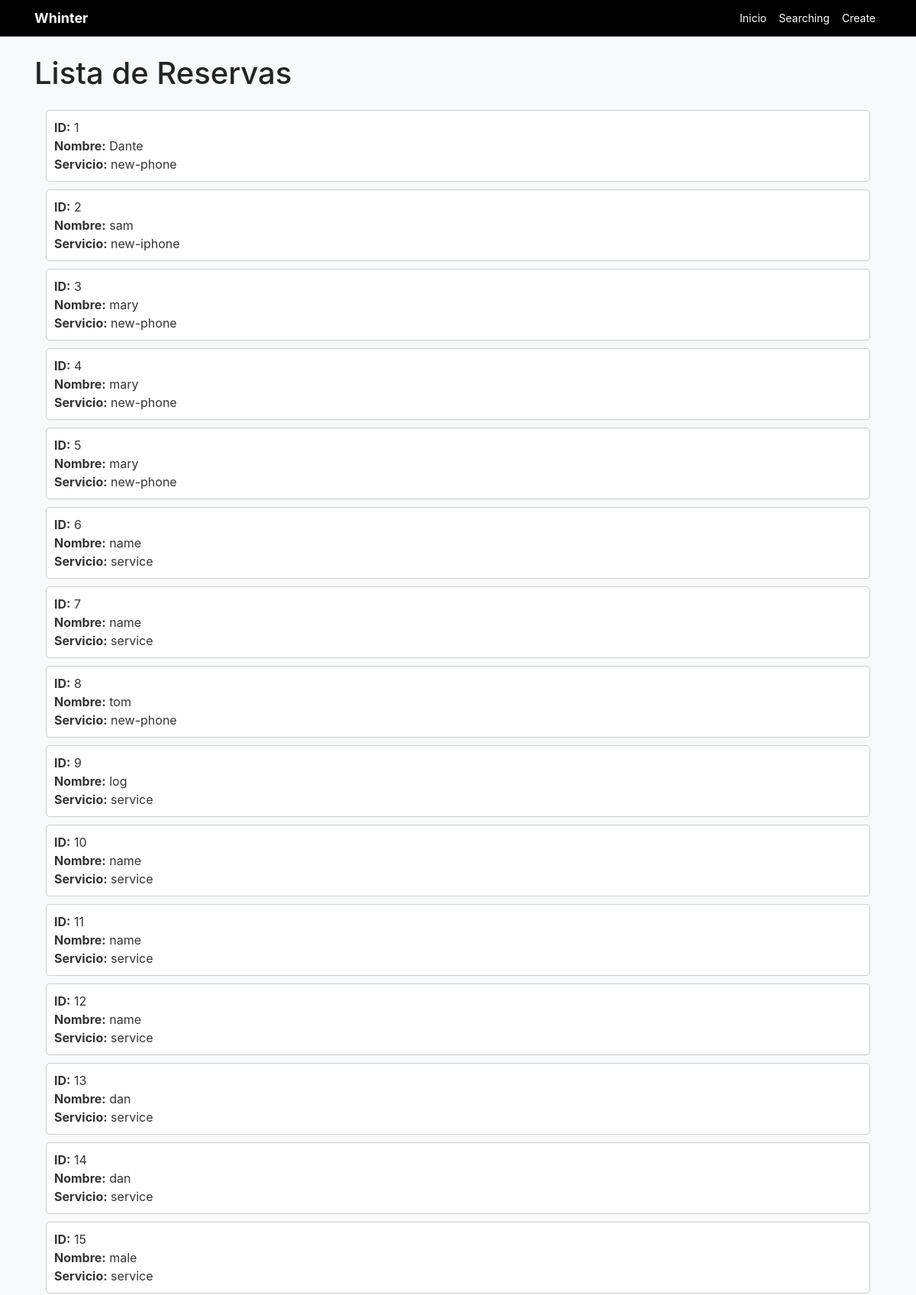
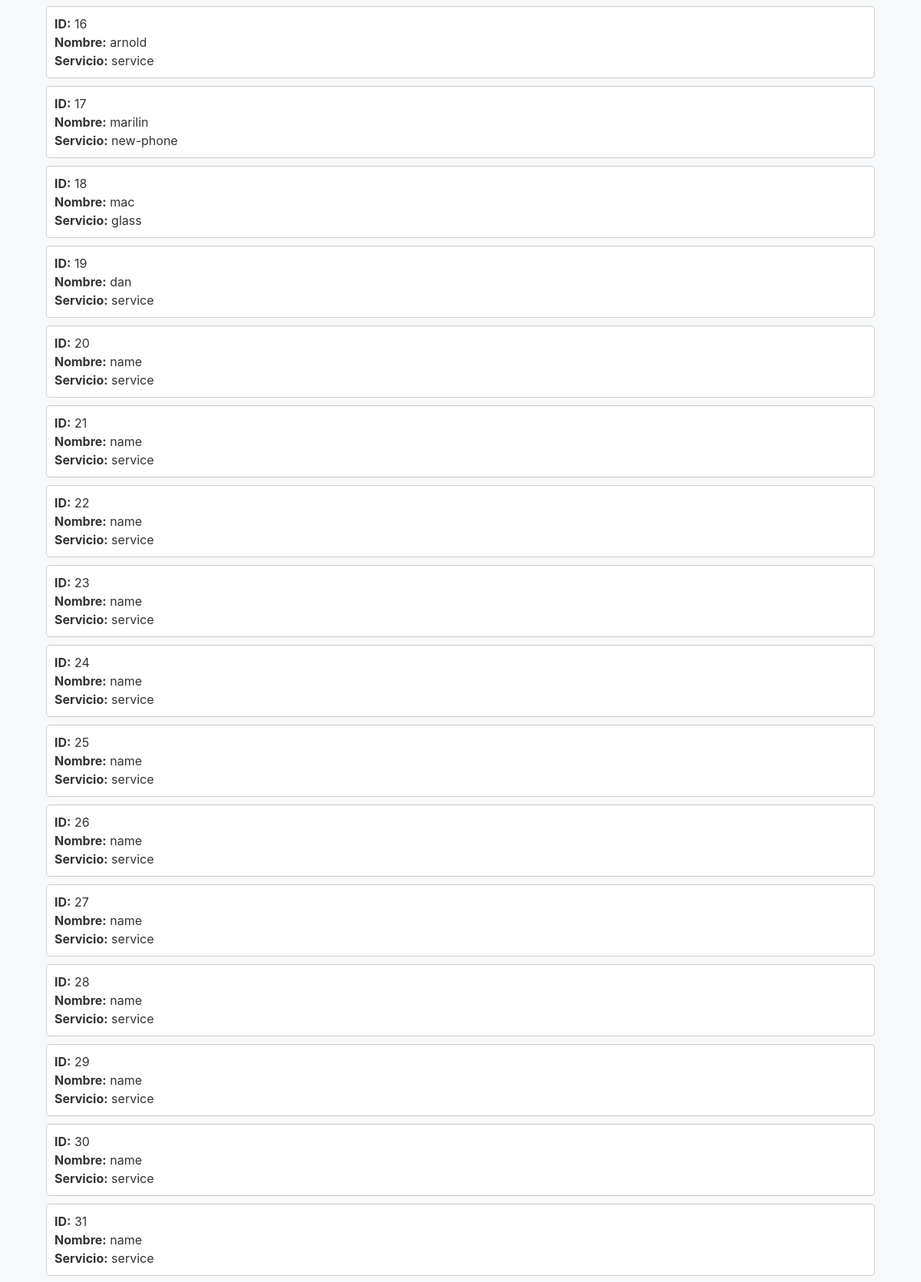
The app's page /whinter/list/ (upper part) with its own data (2 pictures, top to bottom).
### whinter/models.py (models this page shows, shortened)
class Booking(models.Model):
    name = models.CharField(max_length=50)
    service = models.CharField(max_length=50)

### whinter/views.py (the view)
# urls.py: path('list/', list),
def list(request):
    print("-" * 100)
    print("-" * 100)
    print(request.method)
    booking = Booking.objects.all()
    client_list= {
        'bookings' : booking
    }
    return render(request, 'list.html', client_list)

### whinter/templates/list.html (shortened to what this page needs)
<!DOCTYPE html>
<html lang="en">
<head>
    <link href="https://stackpath.bootstrapcdn.com/bootstrap/4.5.2/css/bootstrap.min.css" rel="stylesheet">
</head>
<body>
    <nav class="navbar navbar-expand-lg navbar-dark">
        <div class="container">
            <a class="navbar-brand" href="/">Whinter</a>
            <div class="collapse navbar-collapse" id="navbarSupportedContent">
                <ul class="navbar-nav ml-auto">
                    <li class="nav-item">
                        <a class="nav-link" href="/whinter">Inicio</a>
                    </li>
                    <li class="nav-item">
                        <a class="nav-link" href="/whinter/searching/name">Searching</a>
                    </li>
                    <li class="nav-item">
                        <a class="nav-link" href="/whinter/create/name/service">Create</a>
                    </li>
                </ul>
            </div>
        </div>
    </nav>
    <div class="container mt-4">
        <h1 class="mb-4">Lista de Reservas</h1>
        <div class="container">
            {% for booking in bookings %}
            <div class="booking-item">
                <div class="booking-details">
                    <strong>ID:</strong> {{ booking.id }}<br>
                    <strong>Nombre:</strong> {{ booking.name }}<br>
                    <strong>Servicio:</strong> {{ booking.service }}
                </div>
            </div>
            {% endfor %}
        </div>
    </div>
</body>
</html>

### whinter/templates/list.html (style rules this page uses)
body { font-family: -apple-system, BlinkMacSystemFont, 'Segoe UI', Roboto, 'Helvetica Neue', Arial, sans-serif; background-color: #f8f9fa; margin: 0; padding: 0; }
.navbar { background-color: #000; border-bottom: 0.5px solid rgba(255, 255, 255, 0.2); padding: 5px 0; }
.navbar-brand { color: #fff; font-size: 18px; font-weight: bold; }
.navbar-nav { margin-left: auto; }
.navbar-nav .nav-link { color: #fff !important; font-size: 14px; padding: 5px 10px; }
.booking-item { background-color: #fff; border: 1px solid #ccc; margin-bottom: 10px; border-radius: 5px; padding: 10px; }
.booking-details { font-size: 16px; color: #333; }

### records on screen
Booking: id "1", name "Dante", service "new-phone"
Booking: id "2", name "sam", service "new-iphone"
Booking: id "3", name "mary", service "new-phone"
Booking: id "4", name "mary", service "new-phone"
Booking: id "5", name "mary", service "new-phone"
Booking: id "6", name "name", service "service"
Booking: id "7", name "name", service "service"
Booking: id "8", name "tom", service "new-phone"
Booking: id "9", name "log", service "service"
Booking: id "10", name "name", service "service"
Booking: id "11", name "name", service "service"
Booking: id "12", name "name", service "service"
Booking: id "13", name "dan", service "service"
Booking: id "14", name "dan", service "service"
Booking: id "15", name "male", service "service"
Booking: id "16", name "arnold", service "service"
Booking: id "17", name "marilin", service "new-phone"
Booking: id "18", name "mac", service "glass"
Booking: id "19", name "dan", service "service"
Booking: id "20", name "name", service "service"
Booking: id "21", name "name", service "service"
Booking: id "22", name "name", service "service"
Booking: id "23", name "name", service "service"
Booking: id "24", name "name", service "service"
Booking: id "25", name "name", service "service"
Booking: id "26", name "name", service "service"
Booking: id "27", name "name", service "service"
Booking: id "28", name "name", service "service"
Booking: id "29", name "name", service "service"
Booking: id "30", name "name", service "service"
Booking: id "31", name "name", service "service"
